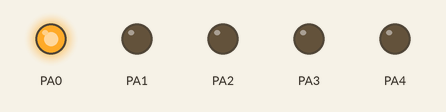
A program run on a simulated ATmega32, built with avr-gcc and emulated at 1 MHz. On the bench: output pins drawn as LEDs (lit = HIGH).

Above: at 0.15 s.
At 0.75 s:
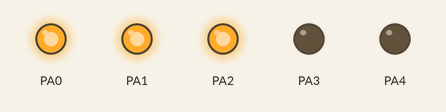
At 1.35 s:
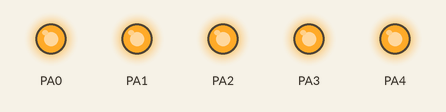
At 2.85 s:
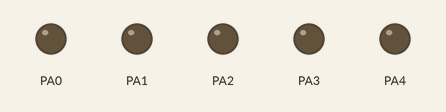
At 4.65 s:
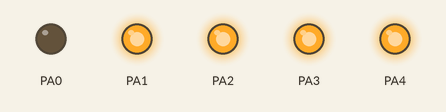
At 6.45 s:
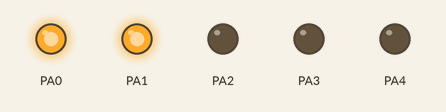
Timing chart, 0 to 6.9 s (numbered marks = the images above):
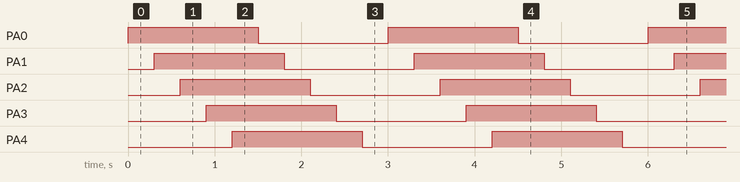

The program:

main.c
```c
/*
 * main.c
 *
 *  Created on: Apr 18, 2023
 *      Author: yomna
 */

typedef unsigned char u8;
#include <util/delay.h>
#define PINA *((volatile u8*)0x39)
#define PORTA *((u8*)0x3B)
#define DDRA *((u8*)0x3A)

int main(void){

	for(int i = 0; i < 5; ++i){
		DDRA |= (1<<i);
	}

	while(1){

		for(int i = 0; i < 5; ++i){
			PORTA |= (1<<i);
			_delay_ms(300);
		}

		for(int i = 0; i < 5; ++i){
			PORTA &= ~(1<<i);
			_delay_ms(300);
		}

	}

	return 0;
}
```

Measured:
- by itself, PA0–4: alternates HIGH for 1.5 s and LOW for 1.5 s
- by itself, everything shown: repeats every 3.0 s, in 10 steps
